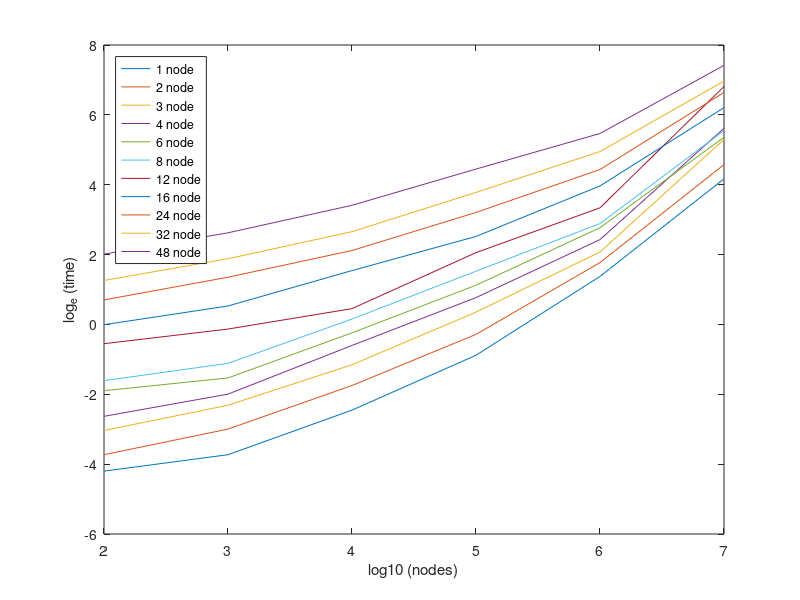

Write MATLAB code to recreate this figure.
% v8 characterization. %
clear all
close all

data = importdata ('data.txt');

for i = 1:11
    tmp = data((i-1)*6+1:6*i,2:3);
    accum = data((i-1)*6+1:6*i,1).*data((i-1)*6+1:6*i,3);
    figure(1)
    plot(log10(tmp(:,1)), log(accum));
    hold on;
end

xlabel('log10 (nodes)')
ylabel('log_e (time)')
legend('1 node','2 node', '3 node', '4 node', '6 node', '8 node', ...
    '12 node', '16 node', '24 node', '32 node','48 node', 'Location','northwest');
hold off

